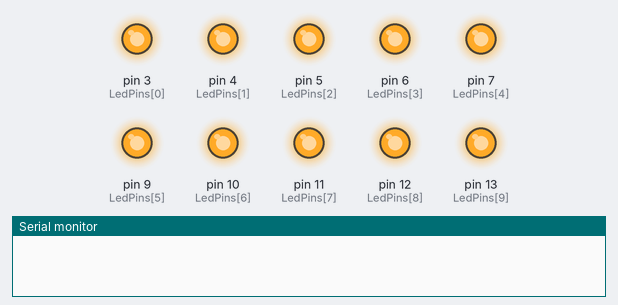
This sketch was run on a simulated Arduino Uno, built with avr-gcc and run on an emulated ATmega328P. Shown: output pins drawn as LEDs (lit = HIGH), the last lines printed to the serial monitor. Pins used as bus, display or sensor lines are not drawn.

Above: at 0.1 s.
At 2.6 s:
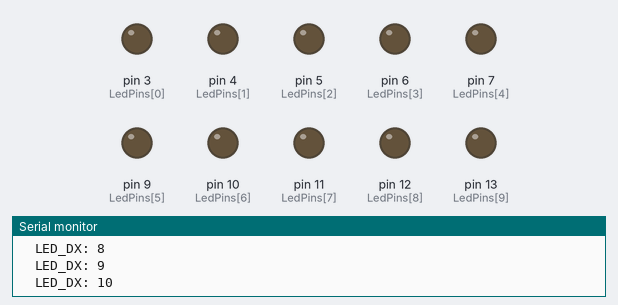
At 7.4 s:
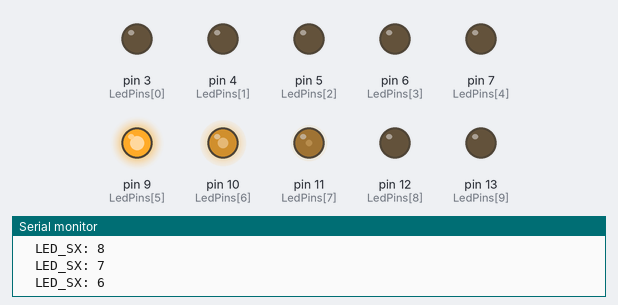
At 12.21 s:
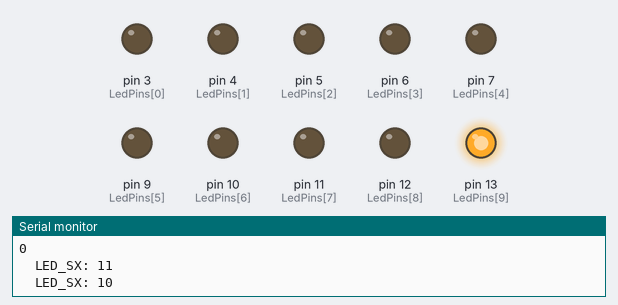
At 21.21 s:
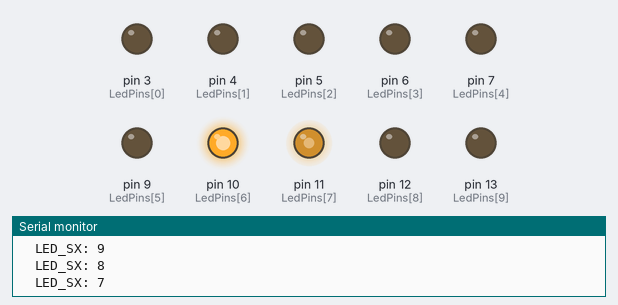
At 39.83 s:
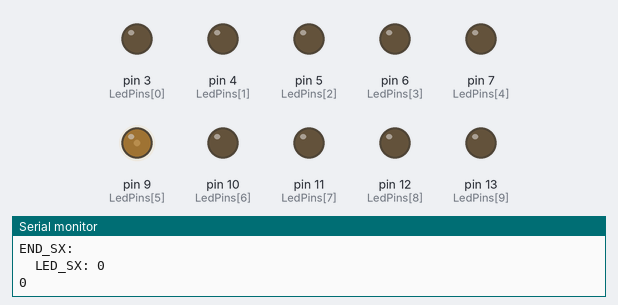
Timing chart, 0 to 40.0 s (numbered marks = the images above):
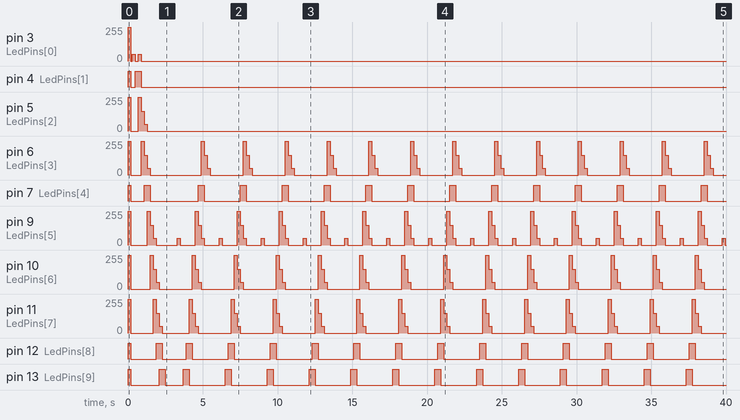

The sketch:

supercar2.ino
```cpp
int LedPins[] = {3, 4, 5, 6, 7, 9, 10, 11, 12, 13};
int x = 0;
char posiz = 'D';


void setup() {
  Serial.begin(9600);

  for (int i=0; i<=9; i++) {
    pinMode(LedPins[i], OUTPUT);
    analogWrite(LedPins[i],255);
    //Serial.println(LedPins[i]);
  }
  delay(200);
  for (int i=0; i<=9; i++) {
    analogWrite(LedPins[i],0);
    //Serial.println(LedPins[i]);
  }
  delay(100);
}

void loop() {
  //while (posiz = "" || posiz = "DX"){


  if (posiz == 'D') {
    Serial.println(x);
    for (int x=0; x<=12; x++) {
      if (x<=9){
        analogWrite(LedPins[x],255);
        analogWrite(LedPins[x-1],150);
        analogWrite(LedPins[x-2],50);
        analogWrite(LedPins[x-3],0);
      }
      if (x==10){
        analogWrite(LedPins[x-1],150);
        analogWrite(LedPins[x-2],50);
        analogWrite(LedPins[x-3],0);
      }
      if (x==11){
        analogWrite(LedPins[x-2],50);
        analogWrite(LedPins[x-3],0);
      }
      if (x==12){
        analogWrite(LedPins[x-3],0);
        Serial.println("END_DX: ");
        delay(200);
        //strcpy(posiz, "SX");
        posiz = 'S';
      }

      delay(200);

      Serial.print("\tLED_DX: ");
      Serial.println(x);
    }
  }
  else if (posiz == 'S') {
//    int x=11;
    Serial.println(x);
    for (int x=11; x>=0; x--) {
      if (x>=3){
        analogWrite(LedPins[x],255);
        analogWrite(LedPins[x+1],150);
        analogWrite(LedPins[x+2],50);
        analogWrite(LedPins[x+3],0);
      }
      if (x==2){
        analogWrite(LedPins[x+1],150);
        analogWrite(LedPins[x+2],50);
        analogWrite(LedPins[x+3],0);
      }
      if (x==1){
        analogWrite(LedPins[x+2],50);
        analogWrite(LedPins[x+3],0);
      }
      if (x==0){
        analogWrite(LedPins[x+3],0);
        Serial.println("END_SX: ");
        delay(200);
        //strcpy(posiz, "DX");
        posiz = 'S';
      }

      delay(200);

      Serial.print("\tLED_SX: ");
      Serial.println(x);
    }

  }

delay(200);
}
```

Measured:
- by itself, pin 3 (LedPins[0]): goes 0/255 0.10 s, 50/255 0.20 s, 0/255 0.20 s, 50/255 0.20 s, then 0/255
- by itself, pin 4 (LedPins[1]): HIGH → LOW at 0.20 s, → HIGH 0.30 s later, → LOW 0.40 s later
- by itself, pin 7 (LedPins[4]): goes LOW 0.90 s, HIGH 0.40 s, LOW 3.2 s, 12 × (HIGH 0.40 s, LOW 2.4 s), HIGH 0.40 s, then LOW
- by itself, pin 9 (LedPins[5]), pin 11 (LedPins[7]): moves between 0/255 and 255/255, repeating every 14.0 s
- by itself, pin 10 (LedPins[6]): repeats every 2.8 s: 255/255 0.20 s, 150/255 0.20 s, 50/255 0.20 s, 0/255 2.2 s
- by itself, pin 12 (LedPins[8]): goes LOW 1.7 s, HIGH 0.40 s, LOW 1.6 s, 12 × (HIGH 0.40 s, LOW 2.4 s), HIGH 0.40 s, then LOW
- by itself, pin 13 (LedPins[9]): goes LOW 1.9 s, HIGH 0.40 s, LOW 1.2 s, 12 × (HIGH 0.40 s, LOW 2.4 s), HIGH 0.40 s, then LOW
- by itself, pin 5 (LedPins[2]): 255/255 → 0/255 at 0.20 s, → 255/255 0.50 s later, → 150/255 0.20 s later, → 50/255 0.20 s later, … (5 changes in this stretch)
